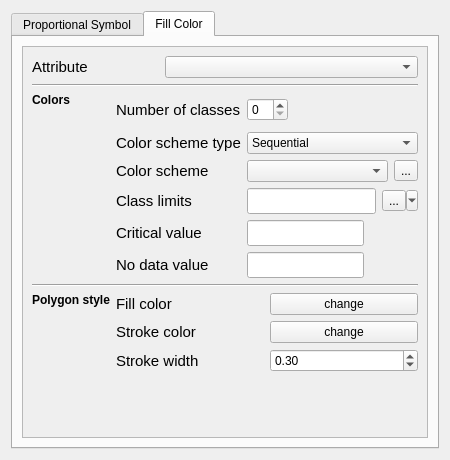
<?xml version="1.0" encoding="UTF-8"?>
<ui version="4.0">
 <class>ThemaMapWidget</class>
 <widget class="QWidget" name="ThemaMapWidget">
  <property name="geometry">
   <rect>
    <x>0</x>
    <y>0</y>
    <width>450</width>
    <height>460</height>
   </rect>
  </property>
  <property name="sizePolicy">
   <sizepolicy hsizetype="Preferred" vsizetype="Preferred">
    <horstretch>0</horstretch>
    <verstretch>0</verstretch>
   </sizepolicy>
  </property>
  <property name="minimumSize">
   <size>
    <width>450</width>
    <height>415</height>
   </size>
  </property>
  <property name="windowTitle">
   <string>Form</string>
  </property>
  <layout class="QHBoxLayout" name="horizontalLayout_9">
   <item>
    <widget class="QTabWidget" name="uSymbolTabWidget">
     <property name="sizePolicy">
      <sizepolicy hsizetype="Expanding" vsizetype="Expanding">
       <horstretch>0</horstretch>
       <verstretch>0</verstretch>
      </sizepolicy>
     </property>
     <property name="autoFillBackground">
      <bool>false</bool>
     </property>
     <property name="currentIndex">
      <number>1</number>
     </property>
     <widget class="QWidget" name="prop_symb">
      <attribute name="title">
       <string>Proportional Symbol</string>
      </attribute>
      <layout class="QGridLayout" name="gridLayout_6">
       <item row="0" column="0">
        <widget class="QScrollArea" name="scrollArea">
         <property name="minimumSize">
          <size>
           <width>0</width>
           <height>339</height>
          </size>
         </property>
         <property name="verticalScrollBarPolicy">
          <enum>Qt::ScrollBarAsNeeded</enum>
         </property>
         <property name="widgetResizable">
          <bool>true</bool>
         </property>
         <widget class="QWidget" name="scrollAreaWidgetContents">
          <property name="geometry">
           <rect>
            <x>0</x>
            <y>0</y>
            <width>394</width>
            <height>387</height>
           </rect>
          </property>
          <layout class="QGridLayout" name="gridLayout_7">
           <item row="6" column="0">
            <widget class="QLabel" name="uSymbolStyleLabel">
             <property name="font">
              <font>
               <weight>75</weight>
               <bold>true</bold>
              </font>
             </property>
             <property name="text">
              <string>Symbol style</string>
             </property>
             <property name="alignment">
              <set>Qt::AlignLeading|Qt::AlignLeft|Qt::AlignTop</set>
             </property>
            </widget>
           </item>
           <item row="0" column="0" colspan="3">
            <layout class="QHBoxLayout" name="horizontalLayout_7" stretch="1,2">
             <item>
              <widget class="QLabel" name="uPropSymbAttrLabel">
               <property name="font">
                <font>
                 <pointsize>11</pointsize>
                </font>
               </property>
               <property name="text">
                <string>Attribute</string>
               </property>
              </widget>
             </item>
             <item>
              <widget class="QComboBox" name="uPropSymbAttrMenu"/>
             </item>
            </layout>
           </item>
           <item row="1" column="0" colspan="3">
            <widget class="Line" name="line">
             <property name="orientation">
              <enum>Qt::Horizontal</enum>
             </property>
            </widget>
           </item>
           <item row="2" column="0">
            <widget class="QLabel" name="uSymbolSizeLabel">
             <property name="font">
              <font>
               <weight>75</weight>
               <bold>true</bold>
              </font>
             </property>
             <property name="text">
              <string>Symbol size</string>
             </property>
             <property name="alignment">
              <set>Qt::AlignLeading|Qt::AlignLeft|Qt::AlignTop</set>
             </property>
            </widget>
           </item>
           <item row="2" column="1" colspan="2">
            <layout class="QGridLayout" name="gridLayout_3">
             <item row="0" column="0">
              <widget class="QLabel" name="uCalibrationSizeLabel">
               <property name="font">
                <font>
                 <pointsize>11</pointsize>
                </font>
               </property>
               <property name="text">
                <string>Calibration size</string>
               </property>
              </widget>
             </item>
             <item row="0" column="1">
              <widget class="QLineEdit" name="uCalibrationSize">
               <property name="font">
                <font>
                 <pointsize>11</pointsize>
                </font>
               </property>
              </widget>
             </item>
             <item row="1" column="0">
              <widget class="QLabel" name="uCalibrationValueLabel">
               <property name="font">
                <font>
                 <pointsize>11</pointsize>
                </font>
               </property>
               <property name="text">
                <string>Calibration value</string>
               </property>
              </widget>
             </item>
             <item row="1" column="1">
              <widget class="QLineEdit" name="uCalibrationValue">
               <property name="font">
                <font>
                 <pointsize>11</pointsize>
                </font>
               </property>
              </widget>
             </item>
             <item row="2" column="0">
              <widget class="QLabel" name="uBiasLabel">
               <property name="font">
                <font>
                 <pointsize>11</pointsize>
                </font>
               </property>
               <property name="text">
                <string>Bias</string>
               </property>
              </widget>
             </item>
             <item row="2" column="1">
              <widget class="QLineEdit" name="uBias">
               <property name="font">
                <font>
                 <pointsize>11</pointsize>
                </font>
               </property>
              </widget>
             </item>
            </layout>
           </item>
           <item row="3" column="0" colspan="3">
            <widget class="Line" name="line_2">
             <property name="orientation">
              <enum>Qt::Horizontal</enum>
             </property>
            </widget>
           </item>
           <item row="4" column="0">
            <widget class="QLabel" name="uSymbolShapeLabel">
             <property name="font">
              <font>
               <weight>75</weight>
               <bold>true</bold>
              </font>
             </property>
             <property name="text">
              <string>Symbol shape</string>
             </property>
             <property name="alignment">
              <set>Qt::AlignLeading|Qt::AlignLeft|Qt::AlignTop</set>
             </property>
            </widget>
           </item>
           <item row="4" column="1" colspan="2">
            <layout class="QGridLayout" name="gridLayout_4">
             <item row="0" column="0">
              <layout class="QHBoxLayout" name="horizontalLayout_8">
               <item>
                <widget class="QRadioButton" name="uSymbolShapeSquare">
                 <property name="font">
                  <font>
                   <pointsize>11</pointsize>
                  </font>
                 </property>
                 <property name="text">
                  <string>Square</string>
                 </property>
                </widget>
               </item>
               <item>
                <widget class="QRadioButton" name="uSymbolShapeCircle">
                 <property name="font">
                  <font>
                   <pointsize>11</pointsize>
                  </font>
                 </property>
                 <property name="text">
                  <string>Circle</string>
                 </property>
                </widget>
               </item>
              </layout>
             </item>
             <item row="1" column="0">
              <widget class="QCheckBox" name="uSymbolFlannery">
               <property name="font">
                <font>
                 <pointsize>11</pointsize>
                </font>
               </property>
               <property name="text">
                <string>Flannery appearance compensation</string>
               </property>
              </widget>
             </item>
            </layout>
           </item>
           <item row="5" column="0" colspan="3">
            <widget class="Line" name="line_3">
             <property name="orientation">
              <enum>Qt::Horizontal</enum>
             </property>
            </widget>
           </item>
           <item row="6" column="1" rowspan="2" colspan="2">
            <layout class="QGridLayout" name="gridLayout_5">
             <item row="0" column="0">
              <widget class="QLabel" name="uSymbolStyleFillColorLabel">
               <property name="font">
                <font>
                 <pointsize>11</pointsize>
                </font>
               </property>
               <property name="text">
                <string>Fill color</string>
               </property>
              </widget>
             </item>
             <item row="0" column="1">
              <widget class="QgsColorButtonV2" name="uSymbolStyleFillColor">
               <property name="toolTip">
                <string>Change the arrow colour</string>
               </property>
               <property name="text">
                <string>change</string>
               </property>
              </widget>
             </item>
             <item row="1" column="0">
              <widget class="QLabel" name="uSymbolStyleStrokeColorLabel">
               <property name="font">
                <font>
                 <pointsize>11</pointsize>
                </font>
               </property>
               <property name="text">
                <string>Stroke color</string>
               </property>
              </widget>
             </item>
             <item row="1" column="1">
              <widget class="QgsColorButtonV2" name="uSymbolStyleStrokeColor">
               <property name="toolTip">
                <string>Change the arrow colour</string>
               </property>
               <property name="text">
                <string>change</string>
               </property>
              </widget>
             </item>
             <item row="2" column="0">
              <widget class="QLabel" name="uSymbolStyleStrokeWidthLabel">
               <property name="font">
                <font>
                 <pointsize>11</pointsize>
                </font>
               </property>
               <property name="text">
                <string>Stroke width</string>
               </property>
              </widget>
             </item>
             <item row="2" column="1">
              <widget class="QDoubleSpinBox" name="uSymbolStyleStrokeWidth">
               <property name="singleStep">
                <double>0.100000000000000</double>
               </property>
               <property name="value">
                <double>0.300000000000000</double>
               </property>
              </widget>
             </item>
            </layout>
           </item>
           <item row="8" column="1">
            <spacer name="verticalSpacer">
             <property name="orientation">
              <enum>Qt::Vertical</enum>
             </property>
             <property name="sizeHint" stdset="0">
              <size>
               <width>0</width>
               <height>0</height>
              </size>
             </property>
            </spacer>
           </item>
          </layout>
          <zorder>line</zorder>
          <zorder>uSymbolStyleLabel</zorder>
          <zorder>uSymbolShapeLabel</zorder>
          <zorder>line_2</zorder>
          <zorder>uSymbolSizeLabel</zorder>
          <zorder>line_3</zorder>
          <zorder>verticalSpacer</zorder>
         </widget>
        </widget>
       </item>
      </layout>
     </widget>
     <widget class="QWidget" name="fill_color">
      <attribute name="title">
       <string>Fill Color</string>
      </attribute>
      <layout class="QGridLayout" name="gridLayout_8">
       <item row="0" column="0">
        <widget class="QScrollArea" name="scrollArea_2">
         <property name="widgetResizable">
          <bool>true</bool>
         </property>
         <widget class="QWidget" name="scrollAreaWidgetContents_2">
          <property name="geometry">
           <rect>
            <x>0</x>
            <y>0</y>
            <width>384</width>
            <height>417</height>
           </rect>
          </property>
          <layout class="QGridLayout" name="gridLayout_9">
           <item row="0" column="0" colspan="2">
            <layout class="QHBoxLayout" name="horizontalLayout_3" stretch="1,2">
             <item>
              <widget class="QLabel" name="uChoroplethAttrLabel">
               <property name="font">
                <font>
                 <pointsize>11</pointsize>
                </font>
               </property>
               <property name="text">
                <string>Attribute</string>
               </property>
              </widget>
             </item>
             <item>
              <widget class="QComboBox" name="uChoroplethAttr"/>
             </item>
            </layout>
           </item>
           <item row="1" column="0" colspan="2">
            <widget class="Line" name="line_4">
             <property name="orientation">
              <enum>Qt::Horizontal</enum>
             </property>
            </widget>
           </item>
           <item row="2" column="0">
            <widget class="QLabel" name="uChoroplethColorsLabel">
             <property name="font">
              <font>
               <weight>75</weight>
               <bold>true</bold>
              </font>
             </property>
             <property name="text">
              <string>Colors</string>
             </property>
             <property name="alignment">
              <set>Qt::AlignLeading|Qt::AlignLeft|Qt::AlignTop</set>
             </property>
            </widget>
           </item>
           <item row="2" column="1">
            <layout class="QGridLayout" name="gridLayout">
             <item row="2" column="0">
              <widget class="QLabel" name="uChoroplethNClassesLabel">
               <property name="font">
                <font>
                 <pointsize>11</pointsize>
                </font>
               </property>
               <property name="text">
                <string>Number of classes</string>
               </property>
              </widget>
             </item>
             <item row="4" column="0">
              <widget class="QLabel" name="uChoroplethSchemeTypeLabel">
               <property name="font">
                <font>
                 <pointsize>11</pointsize>
                </font>
               </property>
               <property name="text">
                <string>Color scheme type</string>
               </property>
              </widget>
             </item>
             <item row="4" column="1">
              <widget class="QComboBox" name="uChoroplethSchemeType">
               <item>
                <property name="text">
                 <string>Sequential</string>
                </property>
               </item>
               <item>
                <property name="text">
                 <string>Divergent</string>
                </property>
               </item>
               <item>
                <property name="text">
                 <string>Qualitative</string>
                </property>
               </item>
              </widget>
             </item>
             <item row="5" column="0">
              <widget class="QLabel" name="uChoroplethSchemeLabel">
               <property name="font">
                <font>
                 <pointsize>11</pointsize>
                </font>
               </property>
               <property name="text">
                <string>Color scheme</string>
               </property>
              </widget>
             </item>
             <item row="5" column="1">
              <layout class="QHBoxLayout" name="horizontalLayout">
               <item>
                <widget class="QComboBox" name="uChoroplethScheme"/>
               </item>
               <item>
                <widget class="QToolButton" name="uChoroplethSchemeButton">
                 <property name="text">
                  <string>...</string>
                 </property>
                </widget>
               </item>
              </layout>
             </item>
             <item row="6" column="0">
              <widget class="QLabel" name="uChoroplethLimitsLabel">
               <property name="font">
                <font>
                 <pointsize>11</pointsize>
                </font>
               </property>
               <property name="text">
                <string>Class limits</string>
               </property>
              </widget>
             </item>
             <item row="6" column="1">
              <layout class="QHBoxLayout" name="horizontalLayout_2">
               <item>
                <widget class="QLineEdit" name="uChoroplethLimits">
                 <property name="font">
                  <font>
                   <pointsize>11</pointsize>
                  </font>
                 </property>
                </widget>
               </item>
               <item>
                <widget class="QToolButton" name="uChoroplethLimitsButton">
                 <property name="text">
                  <string>...</string>
                 </property>
                 <property name="popupMode">
                  <enum>QToolButton::MenuButtonPopup</enum>
                 </property>
                </widget>
               </item>
              </layout>
             </item>
             <item row="7" column="0">
              <widget class="QLabel" name="uChoroplethCriticalValueLabel">
               <property name="font">
                <font>
                 <pointsize>11</pointsize>
                </font>
               </property>
               <property name="text">
                <string>Critical value</string>
               </property>
              </widget>
             </item>
             <item row="8" column="0">
              <widget class="QLabel" name="uChoroplethNoDataLabel">
               <property name="font">
                <font>
                 <pointsize>11</pointsize>
                </font>
               </property>
               <property name="text">
                <string>No data value</string>
               </property>
              </widget>
             </item>
             <item row="2" column="1">
              <layout class="QHBoxLayout" name="horizontalLayout_4">
               <item>
                <widget class="QSpinBox" name="uChoroplethNClasses"/>
               </item>
               <item>
                <spacer name="horizontalSpacer_2">
                 <property name="orientation">
                  <enum>Qt::Horizontal</enum>
                 </property>
                 <property name="sizeHint" stdset="0">
                  <size>
                   <width>128</width>
                   <height>33</height>
                  </size>
                 </property>
                </spacer>
               </item>
              </layout>
             </item>
             <item row="7" column="1">
              <layout class="QHBoxLayout" name="horizontalLayout_5">
               <item>
                <widget class="QLineEdit" name="uChoroplethCriticalValue">
                 <property name="font">
                  <font>
                   <pointsize>11</pointsize>
                  </font>
                 </property>
                </widget>
               </item>
               <item>
                <spacer name="horizontalSpacer">
                 <property name="orientation">
                  <enum>Qt::Horizontal</enum>
                 </property>
                 <property name="sizeHint" stdset="0">
                  <size>
                   <width>78</width>
                   <height>22</height>
                  </size>
                 </property>
                </spacer>
               </item>
              </layout>
             </item>
             <item row="8" column="1">
              <layout class="QHBoxLayout" name="horizontalLayout_6">
               <item>
                <widget class="QLineEdit" name="uChoroplethNoData">
                 <property name="font">
                  <font>
                   <pointsize>11</pointsize>
                  </font>
                 </property>
                </widget>
               </item>
               <item>
                <spacer name="horizontalSpacer_3">
                 <property name="orientation">
                  <enum>Qt::Horizontal</enum>
                 </property>
                 <property name="sizeHint" stdset="0">
                  <size>
                   <width>78</width>
                   <height>22</height>
                  </size>
                 </property>
                </spacer>
               </item>
              </layout>
             </item>
            </layout>
           </item>
           <item row="3" column="0" colspan="2">
            <widget class="Line" name="line_5">
             <property name="orientation">
              <enum>Qt::Horizontal</enum>
             </property>
            </widget>
           </item>
           <item row="4" column="0">
            <widget class="QLabel" name="uChoroplethPolygonStyleLabel">
             <property name="font">
              <font>
               <weight>75</weight>
               <bold>true</bold>
              </font>
             </property>
             <property name="text">
              <string>Polygon style</string>
             </property>
             <property name="alignment">
              <set>Qt::AlignLeading|Qt::AlignLeft|Qt::AlignTop</set>
             </property>
            </widget>
           </item>
           <item row="4" column="1">
            <layout class="QGridLayout" name="gridLayout_2">
             <item row="0" column="0">
              <widget class="QLabel" name="uChoroplethFillColorLabel">
               <property name="font">
                <font>
                 <pointsize>11</pointsize>
                </font>
               </property>
               <property name="text">
                <string>Fill color</string>
               </property>
              </widget>
             </item>
             <item row="0" column="1">
              <widget class="QgsColorButtonV2" name="uChoroplethFillColor">
               <property name="toolTip">
                <string>Change the arrow colour</string>
               </property>
               <property name="text">
                <string>change</string>
               </property>
              </widget>
             </item>
             <item row="1" column="0">
              <widget class="QLabel" name="uChoroplethStrokeColorLabel">
               <property name="font">
                <font>
                 <pointsize>11</pointsize>
                </font>
               </property>
               <property name="text">
                <string>Stroke color</string>
               </property>
              </widget>
             </item>
             <item row="1" column="1">
              <widget class="QgsColorButtonV2" name="uChoroplethStrokeColor">
               <property name="toolTip">
                <string>Change the arrow colour</string>
               </property>
               <property name="text">
                <string>change</string>
               </property>
              </widget>
             </item>
             <item row="2" column="0">
              <widget class="QLabel" name="uChoroplethStrokeWidthLabel">
               <property name="font">
                <font>
                 <pointsize>11</pointsize>
                </font>
               </property>
               <property name="text">
                <string>Stroke width</string>
               </property>
              </widget>
             </item>
             <item row="2" column="1">
              <widget class="QDoubleSpinBox" name="uChoroplethStrokeWidth">
               <property name="singleStep">
                <double>0.100000000000000</double>
               </property>
               <property name="value">
                <double>0.300000000000000</double>
               </property>
              </widget>
             </item>
            </layout>
           </item>
           <item row="5" column="1">
            <spacer name="verticalSpacer_2">
             <property name="orientation">
              <enum>Qt::Vertical</enum>
             </property>
             <property name="sizeHint" stdset="0">
              <size>
               <width>20</width>
               <height>2</height>
              </size>
             </property>
            </spacer>
           </item>
          </layout>
         </widget>
        </widget>
       </item>
      </layout>
     </widget>
    </widget>
   </item>
  </layout>
 </widget>
 <customwidgets>
  <customwidget>
   <class>QgsColorButtonV2</class>
   <extends>QPushButton</extends>
   <header>qgis.gui</header>
  </customwidget>
 </customwidgets>
 <resources/>
 <connections/>
</ui>
